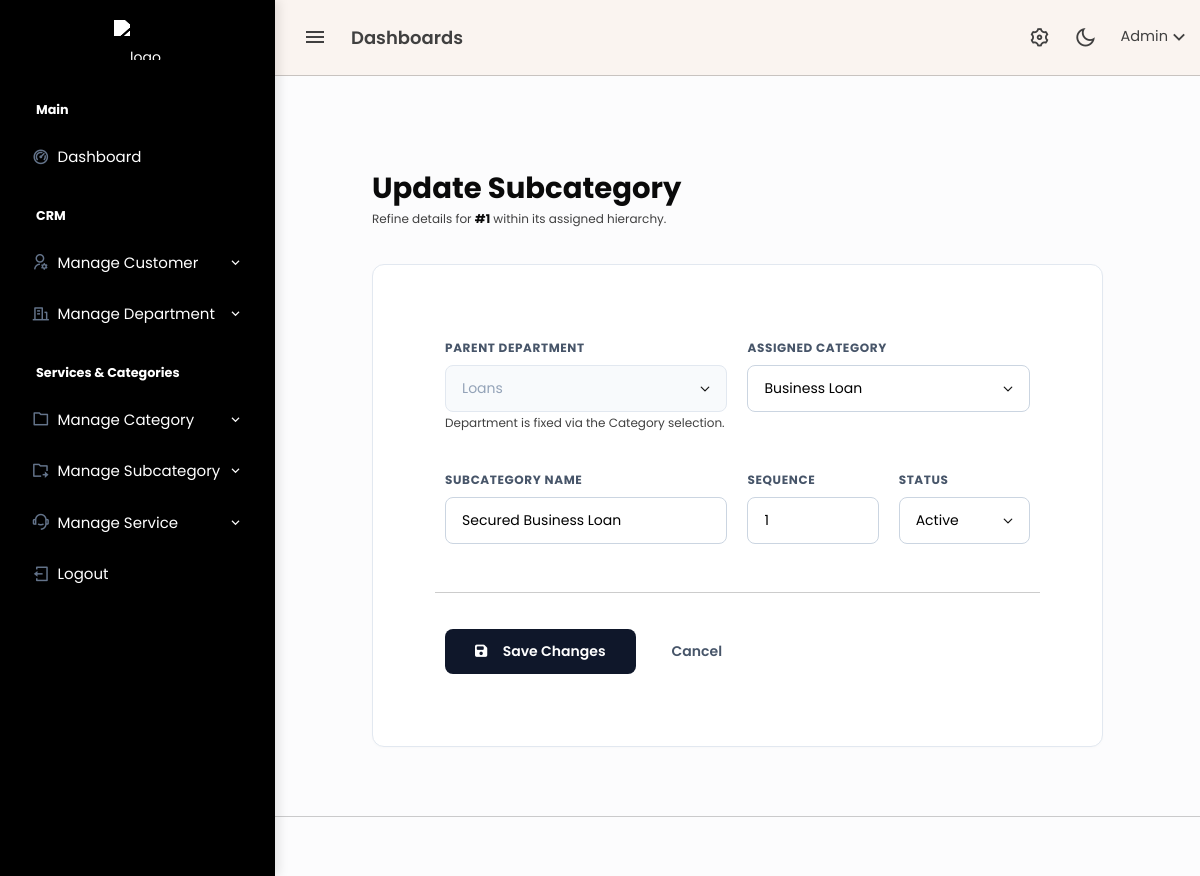
The app's page /admin/subcategory_edit.php?id=1 (signed in), older data.
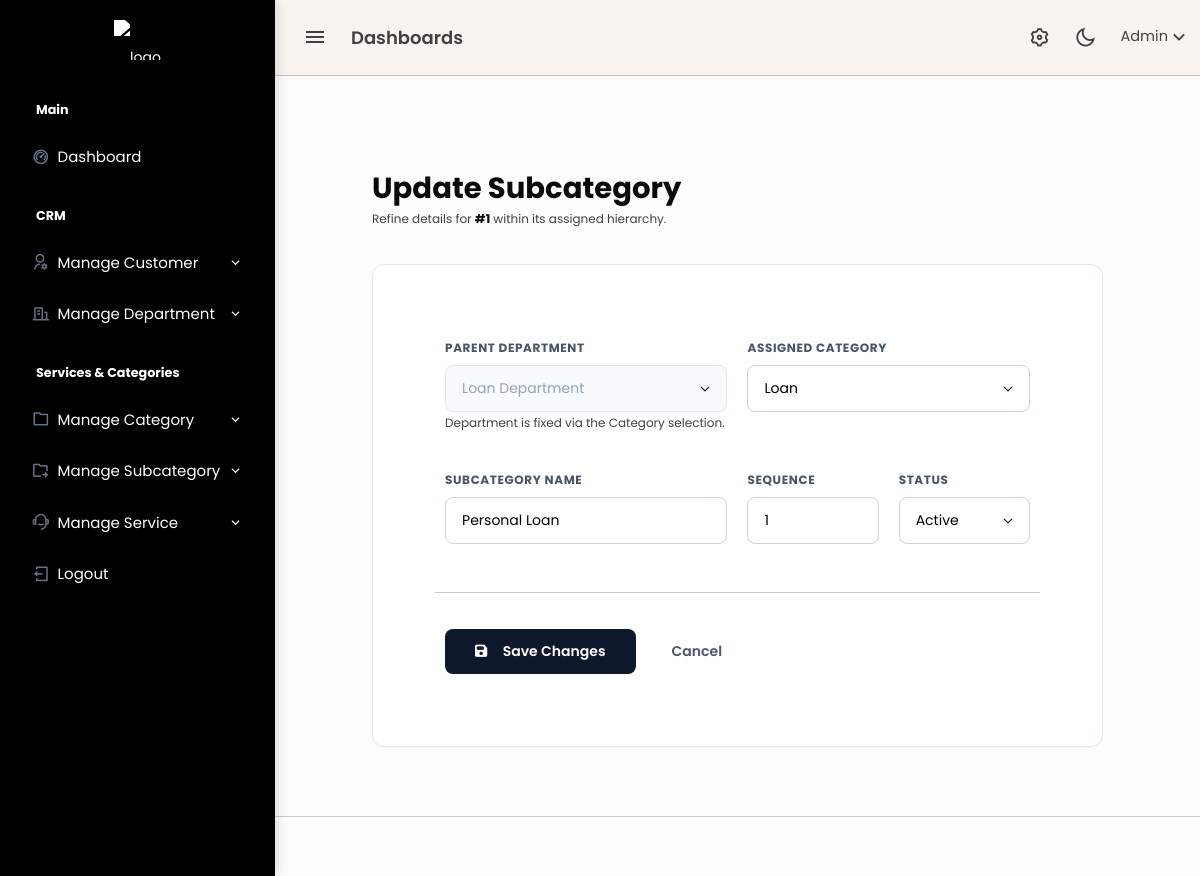
The same page, newer data.
### tables this page shows
CREATE TABLE `service_categories` (
  `id` bigint(20) UNSIGNED NOT NULL,
  `uuid` char(36) NOT NULL DEFAULT uuid(),
  `department` int(11) NOT NULL,
  `category_name` varchar(255) NOT NULL,
  `sequence` int(11) NOT NULL DEFAULT 1,
  `active` tinyint(1) NOT NULL DEFAULT 1,
  `live` tinyint(1) NOT NULL DEFAULT 1,
  `created_at` timestamp NULL DEFAULT current_timestamp(),
  `updated_at` timestamp NULL DEFAULT current_timestamp() ON UPDATE current_timestamp()
);

CREATE TABLE `departments` (
  `id` int(10) UNSIGNED NOT NULL,
  `name` varchar(255) NOT NULL,
  `created_at` timestamp NULL DEFAULT current_timestamp(),
  `updated_at` timestamp NULL DEFAULT current_timestamp() ON UPDATE current_timestamp(),
  `created_by` bigint(20) UNSIGNED DEFAULT NULL
);

CREATE TABLE `services_subcategories` (
  `id` bigint(20) UNSIGNED NOT NULL,
  `uuid` char(36) NOT NULL DEFAULT uuid(),
  `category_id` bigint(20) UNSIGNED NOT NULL,
  `sub_category_name` varchar(255) NOT NULL,
  `sequence` int(11) NOT NULL DEFAULT 1,
  `status` enum('active','inactive') NOT NULL DEFAULT 'active',
  `live` tinyint(1) NOT NULL DEFAULT 1,
  `created_at` timestamp NULL DEFAULT current_timestamp(),
  `updated_at` timestamp NULL DEFAULT current_timestamp() ON UPDATE current_timestamp()
);

### admin/subcategory_edit.php (the view, shortened to what the changed rows need)
<?php
include 'db/config.php';
$id = (int)($_GET['id'] ?? 0);
$subcategory = mysqli_fetch_assoc(
    mysqli_query(
        $conn,
        "SELECT sc.*, c.department
         FROM services_subcategories sc
         LEFT JOIN service_categories c ON c.id = sc.category_id
         WHERE sc.id = $id"
    )
);
$selected_department = (int)$subcategory['department'];
$selected_category   = (int)$subcategory['category_id'];
$departments = mysqli_query(
    $conn,
    "SELECT id, name FROM departments ORDER BY name"
);
$categories = mysqli_query(
    $conn,
    "SELECT id, category_name
     FROM service_categories
     WHERE department = $selected_department
     ORDER BY category_name"
);
?>
<?php include 'header.php'; ?>
<?php include 'sidebar.php'; ?>
<div class="content-page">
    <div class="content">
        <div class="container-fluid pt-5">
            <div class="row justify-content-center">
                <div class="col-lg-10">
                    <div class="mb-4 text-center text-md-start">
                        <h2 class="fw-bold text-dark mb-1">Update Subcategory</h2>
                        <p class="text-muted small">Refine details for <span class="fw-bold text-dark">#<?= $subcategory['id'] ?></span> within its assigned hierarchy.</p>
                    </div>
                    <div class="card card-modern">
                        <div class="card-body p-4 p-md-5">
                            <form method="POST" action="db/update/subcategory_update.php">
                                <div class="row">
                                    <div class="col-md-6 mb-4">
                                        <label class="form-label">Parent Department</label>
                                        <select class="form-select" disabled>
                                            <?php while ($d = mysqli_fetch_assoc($departments)) { ?>
                                                <option value="<?= $d['id'] ?>"
                                                    <?= $selected_department == $d['id'] ? 'selected' : '' ?>>
                                                    <?= htmlspecialchars($d['name']) ?>
                                                </option>
                                            <?php } ?>
                                        </select>
                                        <small class="text-muted">Department is fixed via the Category selection.</small>
                                    </div>
                                    <div class="col-md-6 mb-4">
                                        <label class="form-label">Assigned Category</label>
                                        <select name="category_id" class="form-select" required>
                                            <?php while ($c = mysqli_fetch_assoc($categories)) { ?>
                                                <option value="<?= $c['id'] ?>"
                                                    <?= $selected_category == $c['id'] ? 'selected' : '' ?>>
                                                    <?= htmlspecialchars($c['category_name']) ?>
                                                </option>
                                            <?php } ?>
                                        </select>
                                    </div>
                                    <div class="col-md-6 mb-4">
                                        <label class="form-label">Subcategory Name</label>
                                        <input type="text"
                                               name="sub_category_name"
                                               class="form-control"
                                               value="<?= htmlspecialchars($subcategory['sub_category_name']) ?>"
                                               required>
                                    </div>
                                    <div class="col-md-3 mb-4">
                                        <label class="form-label">Sequence</label>
                                        <input type="number"
                                               name="sequence"
                                               class="form-control"
                                               value="<?= $subcategory['sequence'] ?>"
                                               min="1">
                                    </div>
                                    <div class="col-md-3 mb-4">
                                        <label class="form-label">Status</label>
                                        <select name="status" class="form-select">
                                            <option value="active" <?= $subcategory['status'] == 'active' ? 'selected' : '' ?>>Active</option>
                                        </select>
                                    </div>
                                </div>
                            </form>
                        </div>
                    </div>
                </div>
            </div>
        </div>
    </div>
</div>
<?php include 'footer.php'; ?>

### admin/sidebar.php (shortened to what the changed rows need)
<div class="leftside-menu">
    <a href="dashboard.php" class="logo text-center d-block">
        <span class="logo-lg">
            <img src="uploads/logo-ravi.png" alt="logo" style="max-height: 40px; margin: 20px 0; filter: brightness(0) invert(1);">
        </span>
    </a>
</div>

Row changes from the older to the newer data that the page shows:
no longer on this page (row edited): service_categories: department.name "Loans"
changed services_subcategories "Active": category_id "Business Loan" → "Loan"; sub_category_name "Secured Business Loan" → "Personal Loan"
now on this page (row edited): service_categories: department.name "Loan Department"
